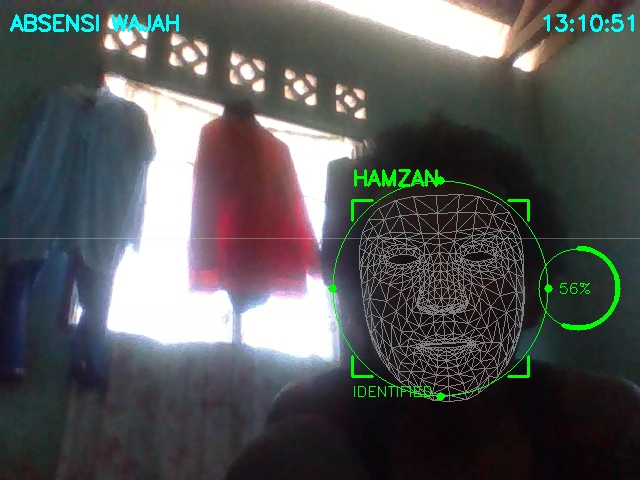
#> input picture week2-face-absen/data/bukti/Hamzan/20260610_131051.jpg, 640 x 480 px, given in place of the camera
$ python Tools_kalibrasi.py
#> lines starting #> are read from the running program, lines starting #| are printed output that depends on the picture; after the words box and inside, x2 and y2 are one past the last pixel; in counts of white or black regions, pixels touching at a corner belong together
import cv2
import numpy as np

def nothing(x):
    pass

# Hubungkan ke DroidCam
cap = cv2.VideoCapture(0)

# Buat window untuk kalibrasi
cv2.namedWindow("Kalibrasi HSV")
cv2.resizeWindow("Kalibrasi HSV", 400, 250)

# Buat slider (Trackbar)
# Ingat: Di OpenCV, nilai Hue maksimal adalah 179. S dan V maksimal 255.
cv2.createTrackbar("H Min", "Kalibrasi HSV", 60, 179, nothing)
cv2.createTrackbar("S Min", "Kalibrasi HSV", 0, 255, nothing)
cv2.createTrackbar("V Min", "Kalibrasi HSV", 80, 255, nothing)

cv2.createTrackbar("H Max", "Kalibrasi HSV", 110, 179, nothing)
cv2.createTrackbar("S Max", "Kalibrasi HSV", 100, 255, nothing)
cv2.createTrackbar("V Max", "Kalibrasi HSV", 255, 255, nothing)

print("Geser slider sampai dinding berwarna PUTIH di window 'Mask', dan sisanya HITAM.")
print("Tekan 'q' untuk keluar.")

while True:
    ret, frame = cap.read()
#> frame is the input picture: shape (480, 640, 3); mean B, G, R 86.1, 86.2, 84.6
    if not ret:
        break

    frame = cv2.flip(frame, 1)
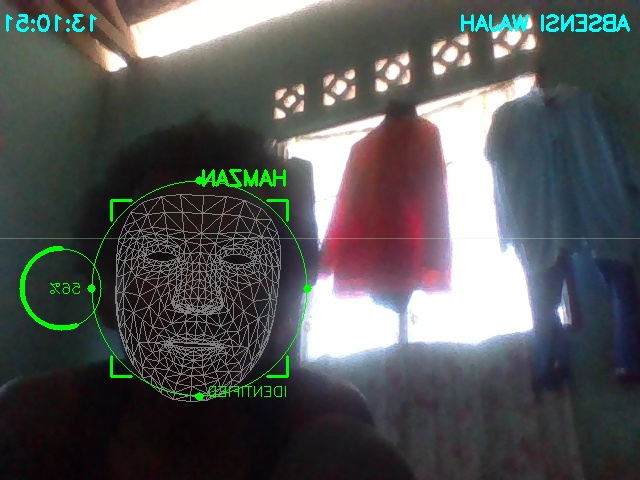
#> frame: shape (480, 640, 3); mean B, G, R 86.1, 86.2, 84.6
    frame = cv2.resize(frame, (640, 480)) # Diperkecil agar ringan saat kalibrasi
    hsv = cv2.cvtColor(frame, cv2.COLOR_BGR2HSV)
#> hsv: shape (480, 640, 3); mean H, S, V 86.5, 61.3, 95.6

    # Ambil nilai dari slider
    h_min = cv2.getTrackbarPos("H Min", "Kalibrasi HSV")
    s_min = cv2.getTrackbarPos("S Min", "Kalibrasi HSV")
    v_min = cv2.getTrackbarPos("V Min", "Kalibrasi HSV")
    h_max = cv2.getTrackbarPos("H Max", "Kalibrasi HSV")
    s_max = cv2.getTrackbarPos("S Max", "Kalibrasi HSV")
    v_max = cv2.getTrackbarPos("V Max", "Kalibrasi HSV")

    lower = np.array([h_min, s_min, v_min])
    upper = np.array([h_max, s_max, v_max])

    # Buat Masking
    mask = cv2.inRange(hsv, lower, upper)
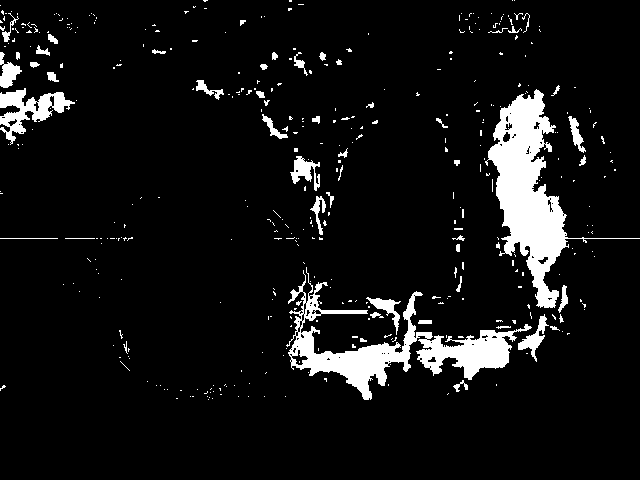
#> mask: shape (480, 640); 7.7% white; 401 white regions (349 under 20 px), largest, box (x1, y1, x2, y2) and area: (485, 89, 640, 308) 8875, (286, 267, 532, 400) 7488, (0, 88, 75, 145) 1613
    result = cv2.bitwise_and(frame, frame, mask=mask)
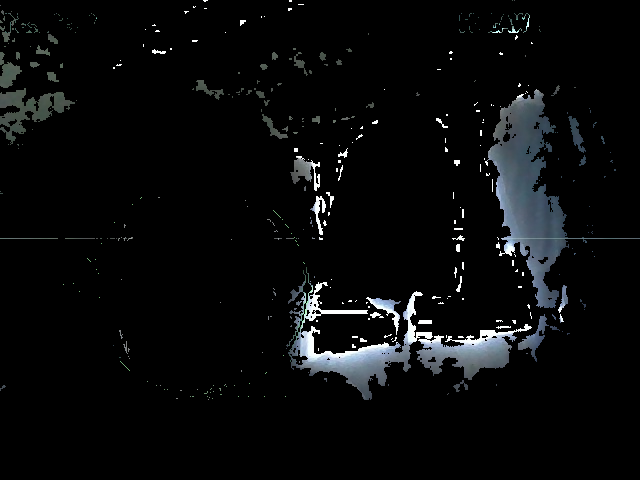
#> result: shape (480, 640, 3); mean B, G, R 10.8, 10.1, 9.1

    # Tampilkan hasil
    cv2.imshow("1. Asli", frame)
    cv2.imshow("2. Mask (Fokus ke sini)", mask)
    cv2.imshow("3. Hasil Scan", result)

    if cv2.waitKey(1) & 0xFF == ord('q'):
#> (key q is pressed here)
        print("\n=== MASUKKAN NILAI INI KE DALAM GAME KAMU ===")
        print(f"lower_dinding = np.array([{h_min}, {s_min}, {v_min}])")
        print(f"upper_dinding = np.array([{h_max}, {s_max}, {v_max}])")
        break

cap.release()
cv2.destroyAllWindows()
